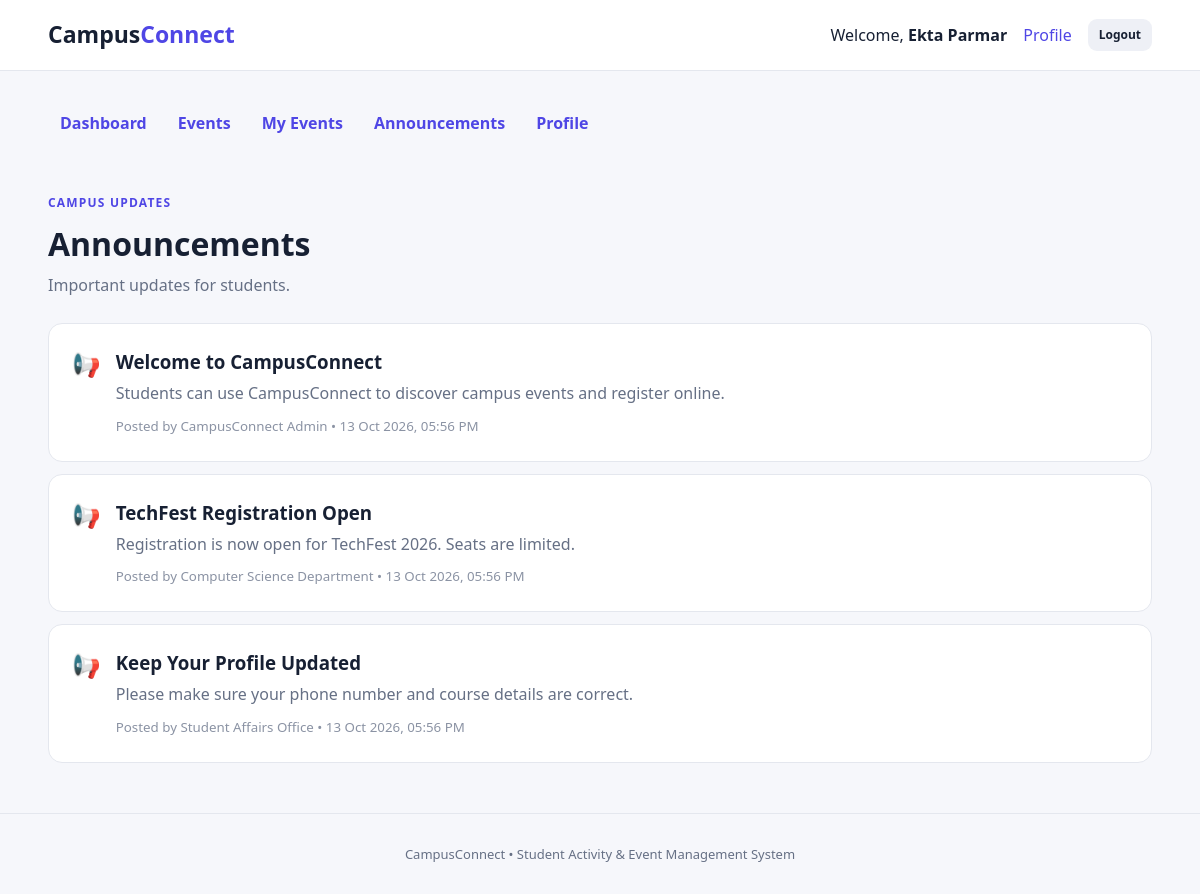
The page /student/announcements.php (signed in) on the database its author committed.
### tables this page shows
CREATE TABLE students (
    id INT UNSIGNED AUTO_INCREMENT PRIMARY KEY,
    student_name VARCHAR(100) NOT NULL,
    enrollment_no VARCHAR(30) NOT NULL UNIQUE,
    email VARCHAR(150) NOT NULL UNIQUE,
    phone VARCHAR(20) DEFAULT NULL,
    course VARCHAR(120) NOT NULL,
    semester TINYINT UNSIGNED NOT NULL,
    password VARCHAR(255) NOT NULL,
    created_at TIMESTAMP DEFAULT CURRENT_TIMESTAMP
);

CREATE TABLE announcements (
    id INT UNSIGNED AUTO_INCREMENT PRIMARY KEY,
    title VARCHAR(150) NOT NULL,
    message TEXT NOT NULL,
    posted_by VARCHAR(100) NOT NULL,
    created_at TIMESTAMP DEFAULT CURRENT_TIMESTAMP
);

### config.php (called while the page is built, shortened)
<?php
function db()
{
    static $pdo = null;
    if ($pdo === null) {
        $dsn = 'mysql:host=localhost;dbname=campusconnect;charset=utf8mb4';
        $pdo = new PDO($dsn, 'root', '', [
            PDO::ATTR_ERRMODE => PDO::ERRMODE_EXCEPTION,
            PDO::ATTR_DEFAULT_FETCH_MODE => PDO::FETCH_ASSOC,
            PDO::ATTR_EMULATE_PREPARES => false,
        ]);
    }
    return $pdo;
}
function e(mixed $value): string
{
    return htmlspecialchars((string) $value, ENT_QUOTES, 'UTF-8');
}
function current_student(): ?array
{
    $stmt = db()->prepare('SELECT * FROM students WHERE id = ?');
    $stmt->execute([$_SESSION['student_id']]);
    return $stmt->fetch() ?: null;
}
?>

### student/announcements.php (the view, shortened to what this page needs)
<?php
require 'header.php';
$items = db()->query('SELECT * FROM announcements ORDER BY created_at DESC')->fetchAll();
?>
<div class="page-title"><div><span class="eyebrow">Campus Updates</span><h1>Announcements</h1><p>Important updates for students.</p></div></div>
<div class="announcement-list">
<?php foreach ($items as $announcement): ?>
    <article class="announcement large">
        <div class="ann-icon">📢</div>
        <div>
            <h3><?= e($announcement['title']) ?></h3>
            <p><?= nl2br(e($announcement['message'])) ?></p>
            <small>Posted by <?= e($announcement['posted_by']) ?> • <?= date('d M Y, h:i A', strtotime($announcement['created_at'])) ?></small>
        </div>
    </article>
<?php endforeach; ?>
</div>
<?php require 'footer.php'; ?>

### student/header.php (shortened to what this page needs)
<?php
require_once '../config.php';
$student = current_student();
?>
<!DOCTYPE html>
<html lang="en">
<head>
    <link rel="stylesheet" href="../assets/style.css">
</head>
<body>
<nav class="navbar">
    <div class="container nav-inner">
        <a class="brand" href="dashboard.php">Campus<span>Connect</span></a>
        <div class="nav-user">
            <span>Welcome, <strong><?= e($student['student_name']) ?></strong></span>
            <a href="profile.php">Profile</a>
            <a class="btn btn-light btn-sm" href="../logout.php">Logout</a>
        </div>
    </div>
</nav>
<div class="container page">
    <nav class="tabs">
        <a href="dashboard.php">Dashboard</a>
        <a href="events.php">Events</a>
        <a href="my_events.php">My Events</a>
        <a href="announcements.php">Announcements</a>
        <a href="profile.php">Profile</a>
    </nav>

### assets/style.css (style rules this page uses)
:root { --primary: #4f46e5; --secondary: #7c3aed; --dark: #172033; --muted: #667085; --background: #f6f7fb; --white: #ffffff; --border: #e4e7ee; --success: #087f5b; --danger: #c92a2a; }
* { box-sizing: border-box; }
body { margin: 0; font-family: "Segoe UI", Arial, sans-serif; color: var(--dark); background: var(--background); line-height: 1.55; }
a { color: var(--primary); text-decoration: none; }
.container { width: min(1120px, 92%); margin: auto; }
.navbar { background: var(--white); border-bottom: 1px solid var(--border); }
.nav-inner { min-height: 70px; display: flex; align-items: center; justify-content: space-between; gap: 20px; }
.brand { color: var(--dark); font-size: 23px; font-weight: 800; }
.brand span { color: var(--primary); }
.nav-actions, .nav-user { display: flex; align-items: center; gap: 16px; }
.btn { border: 0; border-radius: 9px; padding: 11px 18px; display: inline-block; font-weight: 700; cursor: pointer; font-size: 14px; }
.btn-light { color: var(--dark); background: #eef0f6; }
.btn-sm { padding: 7px 11px; font-size: 12px; }
.eyebrow { color: var(--primary); font-size: 12px; font-weight: 800; letter-spacing: 1.2px; text-transform: uppercase; }
.feature-card, .event-card, .announcement, .profile-card, .admin-form { background: #fff; border: 1px solid var(--border); border-radius: 14px; }
.page { padding-top: 20px; }
.tabs { display: flex; gap: 7px; overflow-x: auto; padding: 12px 0 20px; }
.tabs a { padding: 8px 12px; border-radius: 7px; font-weight: 700; white-space: nowrap; }
.welcome, .page-title, .section-head { display: flex; justify-content: space-between; align-items: center; gap: 20px; margin: 25px 0; }
.welcome h1, .page-title h1 { margin: 5px 0; font-size: 32px; }
.welcome p, .page-title p { margin: 0; color: var(--muted); }
.announcement-list { display: grid; gap: 12px; }
.announcement { display: flex; align-items: flex-start; gap: 15px; padding: 18px; }
.announcement.large { padding: 23px; }
.ann-icon { font-size: 23px; }
.announcement h3 { margin: 0 0 5px; }
.announcement p { margin: 0 0 7px; color: var(--muted); }
.announcement small { color: #8b93a4; }

### rows shown on the page
students: student_name "Ekta Parmar"
announcements: title "Welcome to CampusConnect", message "Students can use CampusConnect to discover campus events and register online.", posted_by "CampusConnect Admin", created_at "13 Oct 2026, 05:56 PM"
announcements: title "TechFest Registration Open", message "Registration is now open for TechFest 2026. Seats are limited.", posted_by "Computer Science Department", created_at "13 Oct 2026, 05:56 PM"
announcements: title "Keep Your Profile Updated", message "Please make sure your phone number and course details are correct.", posted_by "Student Affairs Office", created_at "13 Oct 2026, 05:56 PM"
